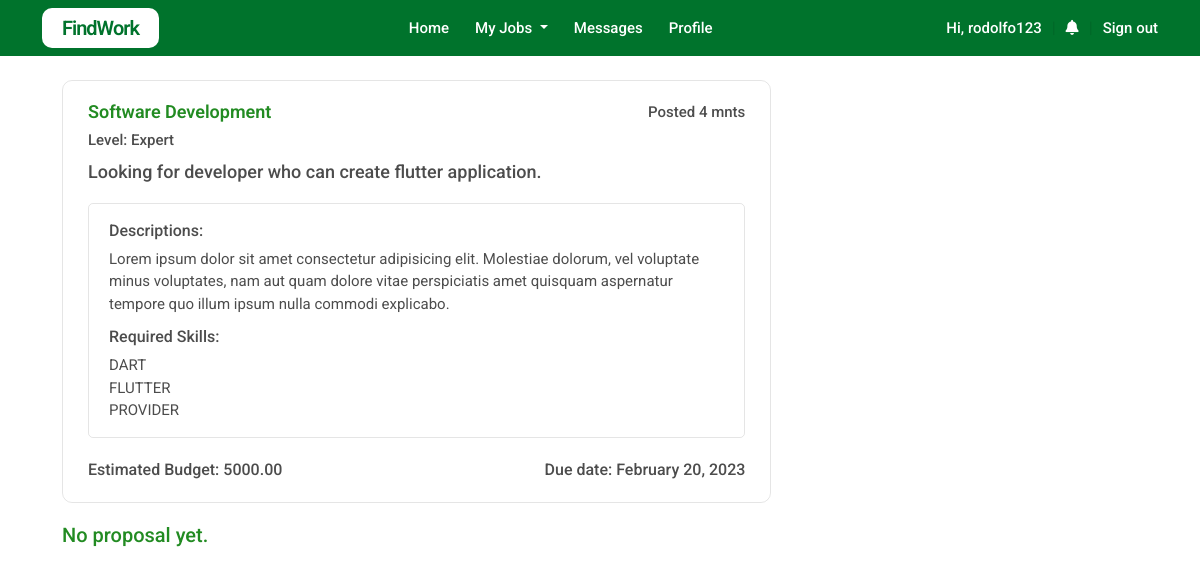
The page /pages/client/client_jobsview.php?jobid=63c8f2c9e83011674113737 (signed in) on the database its author committed.
### tables this page shows
CREATE TABLE `jobs` (
  `id` varchar(200) NOT NULL,
  `owner_id` varchar(200) NOT NULL,
  `title` varchar(500) NOT NULL,
  `descriptions` varchar(10000) NOT NULL,
  `category_id` int(10) NOT NULL,
  `level` varchar(200) NOT NULL,
  `required_skills` varchar(2000) NOT NULL,
  `budget` float NOT NULL,
  `due_date` datetime NOT NULL,
  `date_created` datetime DEFAULT NULL,
  `status` int(2) NOT NULL
);

CREATE TABLE `categories` (
  `id` int(11) NOT NULL,
  `title` varchar(200) NOT NULL,
  `descriptions` varchar(500) NOT NULL,
  `date_created` timestamp NOT NULL DEFAULT current_timestamp()
);

### classes/db_config.php (called while the page is built, shortened)
<?php
class DB{
    private $host = "localhost";
    private $user = "root";
    private $pass = "";
    private $db = "findwork";
    private $connection;
    function __construct()
    {
        try{
            $this->connection = new PDO(
                "mysql:host=$this->host;dbname=$this->db",
                $this->user,
                $this->pass,
                [PDO::ATTR_ERRMODE => PDO::ERRMODE_EXCEPTION]
            );
            return $this->connection;
        }catch(PDOException $ex){
            echo "Error: " . $ex->getMessage();
        }
    }
    function getConnection(){
        return $this->connection;
    }
}

### classes/job_list_getter.php (called while the page is built, shortened)
<?php
require_once 'db_config.php';
class Job_collection extends DB
{
    public function getAllJobsOFClient($id = NULL)
    {
        $data = [$_SESSION['ownerid']];
        $addition = "";
        if ($id != null) {
            $addition = " and jobs.id = ? ";
            array_push($data, $id);
        }
        $sql = "SELECT
        jobs.id,
        jobs.owner_id,
        jobs.title,
        categories.title as category,
        jobs.descriptions,
        jobs.level,
        jobs.required_skills,
        jobs.budget,
        jobs.due_date,
        jobs.date_created,
        jobs.status,
        CASE
        	WHEN jobs.status = 1 THEN 'On Going for Bid'
            WHEN jobs.status = 2 THEN 'Already started'
        	WHEN jobs.status = 3 THEN 'Successful'
        END
        as status_text
        FROM jobs,categories
        WHERE jobs.category_id = categories.id
        and owner_id = ? $addition
        ORDER BY jobs.date_created DESC";
        $stmt = $this->getConnection()->prepare($sql);
        $stmt->execute($data);
        return $stmt->fetchAll(PDO::FETCH_ASSOC);
    }
}

### classes/predefined_function.php (called while the page is built, shortened)
<?php
function get_time_ago( $time )
{
    $time_difference = time() - $time;
    $condition = array( 12 * 30 * 24 * 60 * 60 =>  'year',
                30 * 24 * 60 * 60       =>  'mnt',
                24 * 60 * 60            =>  'day',
                60 * 60                 =>  'hr',
                60                      =>  'min',
                1                       =>  'sec'
    );
    foreach( $condition as $secs => $str )
    {
        $d = $time_difference / $secs;
        if( $d >= 1 )
        {
            $t = round( $d );
            return $t . ' ' . $str . ( $t > 1 ? 's' : '' ) . '';
        }
    }
}
function decimal($num){
    return number_format($num, 2, '.', '');
}
?>

### classes/proposal_action.php (called while the page is built, shortened)
<?php
require_once "proposal.php";
$proposal = new  Proposal;

### classes/proposal.php (called while the page is built, shortened)
<?php
require_once "db_config.php";
class Proposal extends DB
{
    public function jobForPayment($id)
    {
        $sql = 'SELECT * FROM `proposal_payment` where `job_id` = ?';
        $stmt = $this->getConnection()->prepare($sql);
        $stmt->execute([
            $id
        ]);
        return $stmt->fetchAll(PDO::FETCH_ASSOC);
    }
}

### pages/client/client_jobsview.php (the view, shortened to what this page needs)
<?php
require_once '../../classes/job_list_getter.php';
require_once '../../classes/predefined_function.php';
require_once '../../classes/proposal.php';
$job_collection = new Job_collection;
$proposal = new Proposal;
$joblist = $job_collection->getAllJobsOFClient($_GET['jobid']);
$proposal_list = $proposal->getAllJobProposal($_GET['jobid']);
require_once '../../classes/proposal_action.php';
?>
<!DOCTYPE html>
<html lang="en">
<head>
    <?php require_once '../linklist.php'; ?>
    <link rel="stylesheet" href="../../css/client_jobslist.css">
</head>
<body>
    <?php include 'client_navbar.php' ?>
    <div class="margin-side">
        <div class="container-fluid" style="margin-top: 80px;">
            <div class="row">
                <div class="col-md-8">
                    <div class="row">
                        <div class="col-md-12">
                            <?php foreach ($joblist as $job) { ?>
                                <div class="job-content">
                                    <div class="job-box">
                                        <div class="header-content">
                                            <h5 class="job-category"><?php echo $job['category'] ?></h5>
                                            <p class="date-posted">
                                                Posted <?php echo get_time_ago(strtotime($job['date_created'])); ?>
                                            </p>
                                        </div>
                                        <p class="level">Level: <?php echo $job['level'] ?></p>
                                        <h5 class="job-title"><?php echo $job['title'] ?></h5>
                                        <div class="job-detailed-container">
                                            <p class="label">Descriptions:</p>
                                            <p class="desc">
                                                <?php echo $job['descriptions'] ?>
                                            </p>
                                            <p class="label" style="margin-top: 10px;">Required Skills:</p>
                                            <pre class="skills">
<?php echo $job['required_skills'] ?>
</pre>
                                        </div>
                                        <div class="bottom-content">
                                            <p class="status">
                                                Estimated Budget: <?php echo decimal($job['budget']) ?>
                                            </p>
                                            <p class="status">
                                                Due date: <?php echo date_format(new DateTime($job['due_date']), "F d, Y") ?>
                                            </p>
                                        </div>
                                    </div>
                                </div>
                            <?php } ?>
                            <?php if (empty($proposal->jobForPayment($job['id']))) { ?>
                                <h5 class="txt-prompt"><?php echo empty($proposal_list) ? "No proposal yet." : "List Of Proposal: " . $proposal->jobProposalCount($job['id'])[0]['total'] ?></h5>
                            <?php } else { ?>
                                <h5 class="txt-prompt">Your Selected Proposal</h5>
                            <?php } ?>
                        </div>
                    </div>
                </div>
                <div class="col-md-4">
                </div>
            </div>
        </div>
    </div>
</body>
</html>

### css/body_config.css (style rules this page uses)
body * { margin: 0; padding: 0; box-sizing: border-box; font-family: 'Roboto', sans-serif; color: rgba(0, 0, 0, .7); }
.margin-side { max-width: 1100px; margin: auto; }

### css/client_jobslist.css (style rules this page uses)
.job-content { padding: 20px 25px; border-radius: 10px; border: 1px solid rgba(0, 0, 0, .1); margin-bottom: 20px; }
.job-title { font-size: 18px; font-weight: 500; margin: 5px 0 0; }
.job-category { font-size: 18px; font-weight: 600; color: forestgreen; }
.job-detailed-container { margin: 20px 0; border: 1px solid rgba(0, 0, 0, .1); padding: 15px 20px; border-radius: 5px; }
.header-content { margin-bottom: 5px; display: flex; align-items: center; justify-content: space-between; }
.bottom-content { display: flex; align-items: center; justify-content: space-between; }
.label { margin: 0 0 5px 0; font-weight: 500; font-size: 16px; }
.desc { font-size: 15px; }
.skills { font-size: 15px; }
.date-posted { font-weight: 500; font-size: 15px; }
.status { font-weight: 500; font-size: 16px; }
.level { font-size: 15px; font-weight: 500; margin-bottom: 10px; }
.txt-prompt { color: forestgreen; margin-bottom: 20px; }

### rows shown on the page
jobs: category.title "Software Development", date_created "4 mnts", level "Expert", title "Looking for developer who can create flutter application.", descriptions "Lorem ipsum dolor sit amet consectetur adipisicing elit. Molestiae dolorum, vel voluptate minus voluptates, nam aut quam dolore vitae perspiciatis amet quisquam aspernatur tempore quo illum ipsum nulla commodi explicabo.", required_skills "DART FLUTTER PROVIDER", budget "5000.00", due_date "February 20, 2023"

### other values the page prints
$_SESSION['username'] "rodolfo123"
